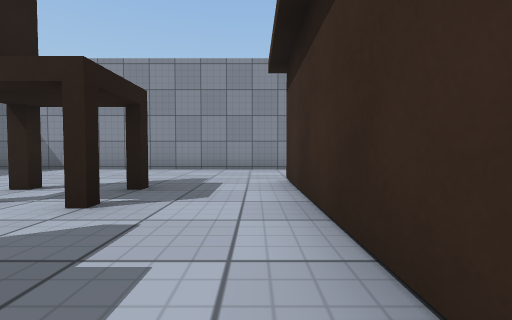
[1] (above)

14 first-person views from a walk through a 3-D level made in the Unity game engine. The camera is 0.59 m above the floor, tilts 2° down and sees 90° across. The floor is counted in squares, 1 m on a side. Each view is taken from the middle of a square. On the plan, view 1 faces up. The plan holds only what a view shows up to about 9 squares ahead; the rest is blank. The place goes on beyond the plan. Door leaves are left out, so doorways stand open. Surface patterns are stand-ins for the level's own textures.

[2]
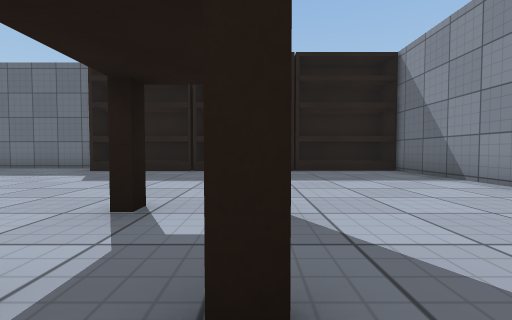

[3]
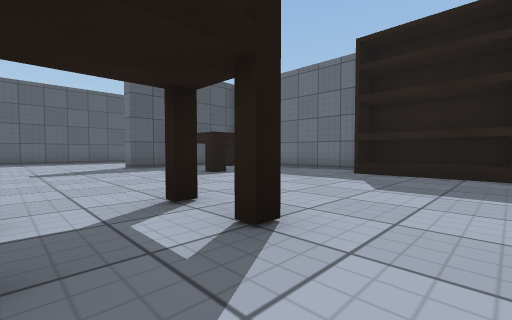

[4]
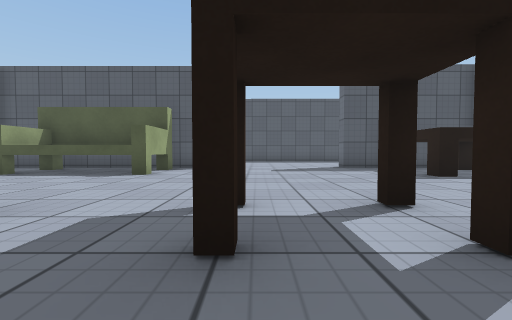

[5]
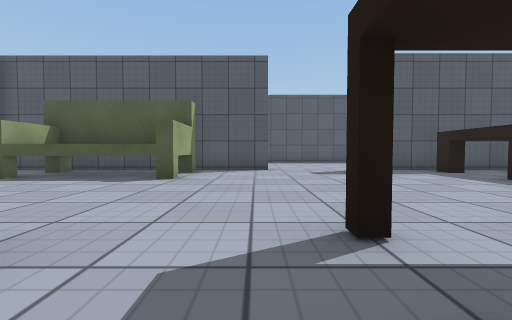

[6]
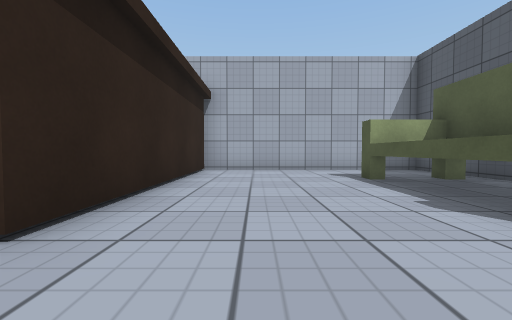

[7]
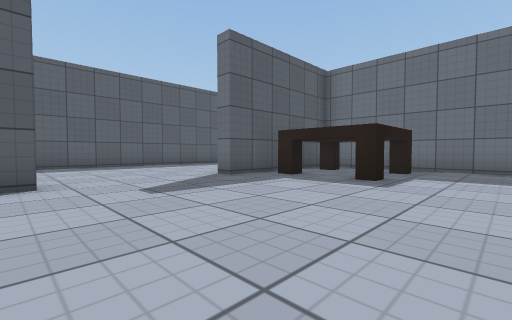

[8]
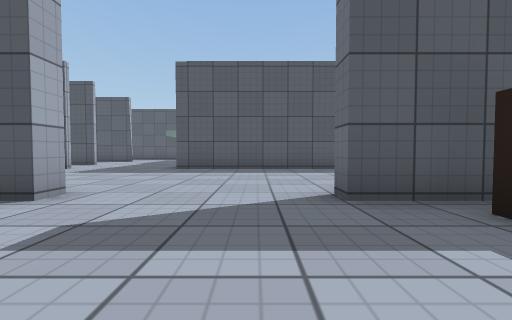

[9]
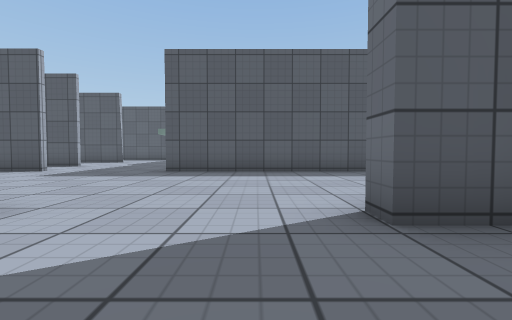

[10]
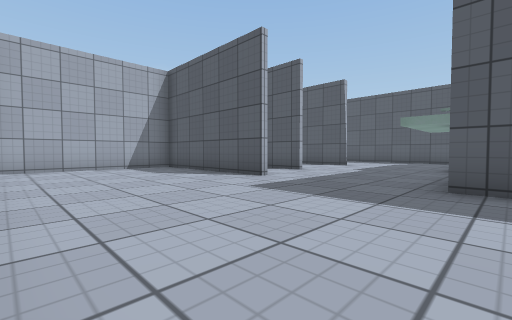

[11]
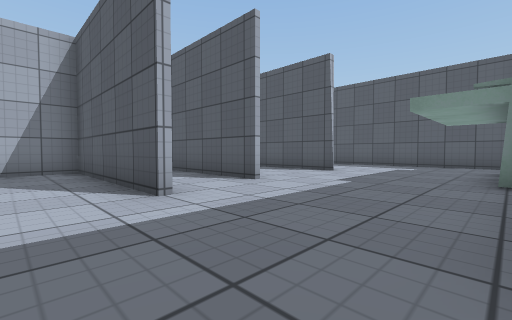

[12]
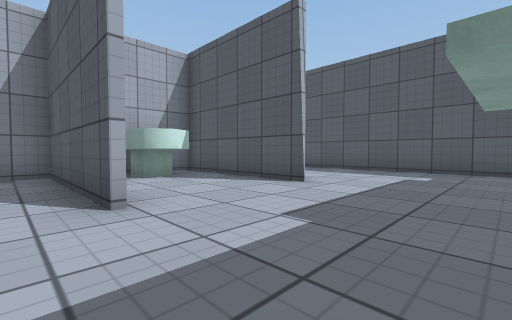

[13]
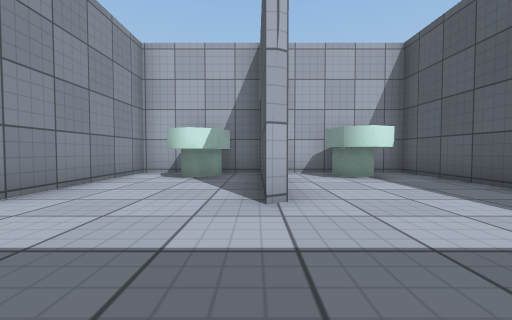

[14]
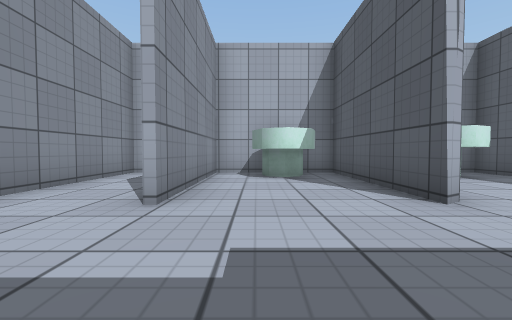

### Floor plan
Key: @ floor where view 1 was taken; # wall or solid block; . floor; D open door; ^ raised ledge; O other object.
Columns run from 10 left of view 1 to 7 right of it. Each row starts with its distance up from view 1.
  8 ############
  7 #^..........
  6 #^..........
  5 #^.........#
  4       ..#..#
  3    ...#....#
  2 ##.........#
  1 #^....#.#..#
  0 #^........@#######
 -1 #^...............#
 -2 #................#
 -3 #................#
 -4 #.###............#
 -5 #.###......#^^^..#
 -6 #.###......####..#
 -7 #####DDDD#########
 -8      ............#
 -9     .............#
-10     .............#
-11    ..............#
-12    ######DDDD#####
-13          DDDD#...#
-14           .......#
-15           ...#####
-16           ......O#
-17          #.....OO#
-18           ...#####
-19           .......#
-20           .....OO#
-21           ......O#
-22          #########

Where each view was taken, in squares from view 1:
view 1: 0 up, 0 right, facing up
view 2: 4 up, 1 left, facing left
view 3: 2 up, 2 left, facing down-left
view 4: 2 up, 2 left, facing down
view 5: 1 up, 1 left, facing down
view 6: 2 down, 1 left, facing right
view 7: 2 down, 1 left, facing down-left
view 8: 4 down, 4 left, facing down
view 9: 5 down, 4 left, facing down
view 10: 8 down, 2 left, facing down-right
view 11: 11 down, 1 left, facing down-right
view 12: 14 down, 0 right, facing down-right
view 13: 18 down, 0 right, facing right
view 14: 16 down, 0 right, facing right
